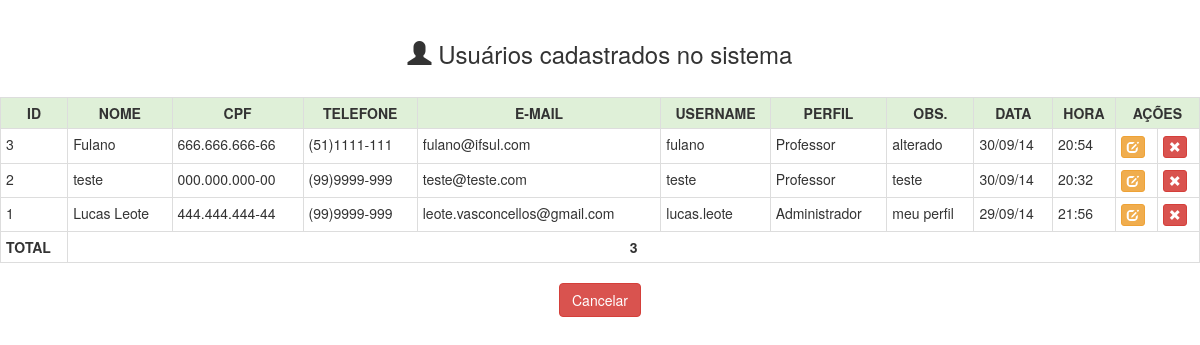
The app's page /admin/listar_usuarios.php with its own data.
### tables this page shows
CREATE TABLE IF NOT EXISTS `usuarios` (
  `id` int(5) NOT NULL AUTO_INCREMENT,
  `nome` varchar(30) DEFAULT NULL,
  `cpf` varchar(14) DEFAULT NULL,
  `telefone` varchar(12) DEFAULT NULL,
  `email` varchar(30) DEFAULT NULL,
  `username` varchar(15) DEFAULT NULL,
  `passwd` varchar(32) DEFAULT NULL,
  `obs` varchar(140) DEFAULT NULL,
  `data` date DEFAULT NULL,
  `hora` time DEFAULT NULL,
  `id_tipo` int(5) DEFAULT NULL,
  PRIMARY KEY (`id`),
  KEY `id_tipo` (`id_tipo`)
);

CREATE TABLE IF NOT EXISTS `tipo_usuario` (
  `id` int(5) NOT NULL AUTO_INCREMENT,
  `descricao` varchar(30) DEFAULT NULL,
  PRIMARY KEY (`id`)
);

### admin/listar_usuarios.php (called while the page is built, shortened)
<?php
	require "../class_usuario.php";
	$usuarios=new Usuario();
	$usuarios->listaUsuario();
?>

### class_usuario.php (the view, shortened to what this page needs)
<!DOCTYPE HTML>
<head>
    <link href="../css/bootstrap.min.css" rel="stylesheet">
    <link href="../css/estilo.css" rel="stylesheet">
</head>
<?php
	Class Usuario
	{
		function listaUsuario()
		{
			echo "<br><center><h3><span class='glyphicon glyphicon-user' aria-hidden='true'></span> Usuários cadastrados no sistema</h3></center><br>";
			echo '<table class="table table-hover table-bordered table-condensed"" align="center">';
			echo '<tr class="success">';
			echo '<td align="center"><b>ID</b></td>';
			echo '<td align="center"><b>NOME</b></td>';
			echo '<td align="center"><b>CPF</b></td>';
			echo '<td align="center"><b>TELEFONE</b></td>';
			echo '<td align="center"><b>E-MAIL</b></td>';
			echo '<td align="center"><b>USERNAME</b></td>';
			echo '<td align="center"><b>PERFIL</b></td>';
			echo '<td align="center"><b>OBS.</b></td>';
			echo '<td align="center"><b>DATA</b></td>';
			echo '<td align="center"><b>HORA</b></td>';
			echo '<td colspan="2" align="center"><b>AÇÕES</b></td>';
			echo '</tr>';
			$select = 'SELECT usuarios.id, usuarios.nome, usuarios.cpf, usuarios.telefone, usuarios.email, usuarios.username, usuarios.passwd, usuarios.obs, DATE_FORMAT(usuarios.data,"%d/%m/%y") AS data, DATE_FORMAT(usuarios.hora,"%H:%i") AS hora, tipo_usuario.descricao FROM usuarios,tipo_usuario WHERE usuarios.id_tipo = tipo_usuario.id ORDER BY id DESC';
			$retorno = mysql_query($select) or die (mysql_error());
			$i=0;
			while ($result = mysql_fetch_assoc($retorno))
			{
				$i=$i+1;
				echo "<tr>";
				echo "<td>".$result['id']."</td>";
				echo "<td>".$result['nome']."</td>";
				echo "<td>".$result['cpf']."</td>";
				echo "<td>".$result['telefone']."</td>";
				echo "<td>".$result['email']."</td>";
				echo "<td>".$result['username']."</td>";
				echo "<td>".$result['descricao']."</td>";
				echo "<td>".$result['obs']."</td>";
				echo "<td>".$result['data']."</td>";
				echo "<td>".$result['hora']."</td>";
				echo "<td>
					<a href='altera_usuario.php?id=".$result['id']."'>
						<button title='Alterar' class='btn btn-warning btn-xs'><i class='glyphicon glyphicon-edit' title='Alterar'></i></button>
					</a>
				</td>";
				echo "<td>
					<a href='exclui_usuario.php?id=".$result['id']."&nome=".$result['nome']."'>
						<button title='Excluir' class='btn btn-danger btn-xs'><i class='glyphicon glyphicon-remove' title='Excluir'></i></button>
					</a>
				</td>";
				}
			echo '<tr>';
			echo '<td><b>TOTAL</b></td>';
			echo '<td colspan="11" align="center"><b>'.$i.'</b></td>';
			echo '</tr>';
			echo "</table>";
			echo "<center><a href='../inicio.php'><button type='button' class='btn btn-danger'>Cancelar</button></a></center>";
		}
	}
?>

### records on screen
usuarios: id "3", nome "Fulano", cpf "666.666.666-66", telefone "(51)1111-111", email "fulano@ifsul.com", username "fulano", id_tipo.descricao "Professor", obs "alterado", data "30/09/14", hora "20:54"
usuarios: id "2", nome "teste", cpf "000.000.000-00", telefone "(99)9999-999", email "teste@teste.com", username "teste", id_tipo.descricao "Professor", obs "teste", data "30/09/14", hora "20:32"
usuarios: id "1", nome "Lucas Leote", cpf "444.444.444-44", telefone "(99)9999-999", email "leote.vasconcellos@gmail.com", username "lucas.leote", id_tipo.descricao "Administrador", obs "meu perfil", data "29/09/14", hora "21:56"

### other values on screen
$i "3"
